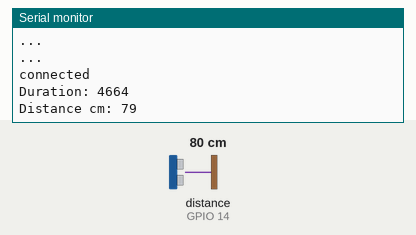
This sketch was run on a simulated ESP32. On the bench: the last lines printed to the serial monitor. Wiring (inferred from the names in the program): ultrasonic range finder: trigger GPIO 15; echo GPIO 14. The inputs (shaded band) are chosen by the test bench; at power-on: distance to the obstacle (sensor on GPIO 14) 80 cm. The echo pulse lasts 58.3 µs per cm; WiFi joins after 1.5 s; servers stay silent unless stated; uploads are accepted with an empty reply.

Above: at 2.7 s.
2.8 s: distance to the obstacle (sensor on GPIO 14) set to 2 cm
At 2.8 s:
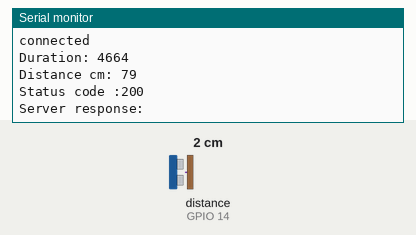
7.1 s: distance to the obstacle (sensor on GPIO 14) set to 4 cm
At 9.9 s:
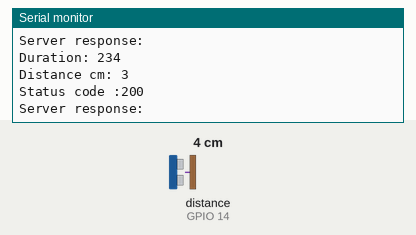
Timing chart, 0 to 11.4 s (numbered marks = the images above; inputs shaded):
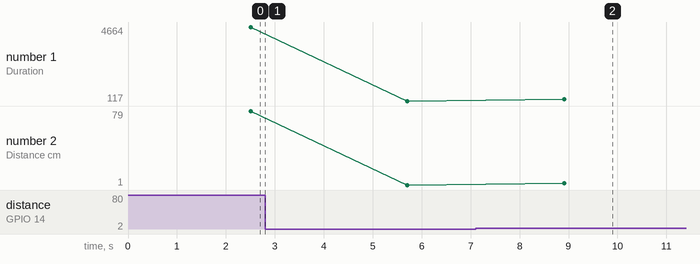

Measured:
- after the input at 7.1 s, the serial monitor: prints a new line after 1.8 s (image 2)
- plotted number 1: 4664 → 117 after the input at 2.8 s, 117 → 234 after the input at 7.1 s
- plotted number 2: 79 → 1 after the input at 2.8 s, 1 → 3 after the input at 7.1 s

The sketch:

ultrasonic.ino
```cpp
#include <WiFi.h>
#include <HTTPClient.h>

// defines pins numbers
#define trigPin 15
#define echoPin 14

// defines varia      bles
long duration;
int distance;

void setup() {

  Serial.begin(115200);
  Serial.println("\n... Starting ESP32 ...");

  pinMode(trigPin, OUTPUT); // Sets the trigPin as an Output
  pinMode(echoPin, INPUT); // Sets the echoPin as an Input

  WiFi.begin("Cisco", "HHSSg103g103");
  while (WiFi.status() != WL_CONNECTED) {
    delay(500);
    Serial.println("...");
  }

  Serial.println("connected");
}

void loop() {
  delay(1000);
  // Clears the trigPin
  digitalWrite(trigPin, LOW);

  delayMicroseconds(5);

  // Sets the trigPin on HIGH state for 10 micro seconds
  digitalWrite(trigPin, HIGH);

  delayMicroseconds(10);

  digitalWrite(trigPin, LOW);

  // Reads the echoPin, returns the sound wave travel time in microseconds
  duration = pulseIn(echoPin, HIGH);

  Serial.print("Duration: ");
  Serial.println(duration);

  // Calculating the distance
  distance = duration * 0.034 / 2;

  // Prints the distance on the Serial Monitor
  Serial.print("Distance cm: ");
  Serial.println(distance);

  //Sending data to server

  if (WiFi.status() == WL_CONNECTED) { //Check WiFi connection status

    HTTPClient http;

    http.begin("https://trash-recycling.herokuapp.com/dustbinlevel");  //Specify destination for HTTP request

    //    http.begin("http://192.168.43.192:5000/dustbinlevel");  //Specify destination for HTTP request

    //    http.addHeader("Content-Type", "text/plain");             //Specify content-type header
    //   int httpResponseCode = http.POST("request body in text formate");   //Send the actual POST request

    http.addHeader("Content-Type", "application/json");             //Specify content-type header

    String Sdistance = String(distance);
    int httpResponseCode = http.POST("{ \"dustbinId\" :  \"614b86b4c70fcb41a5b7eca8\" , \"dustbinLevel\" : " + Sdistance + " ,  \"unit\" : \"cm\" }"); //Send the actual POST request

    if (httpResponseCode > 0) {

      String response = http.getString(); //Get the response to the request

      Serial.print("Status code :");      //Server status response code
      Serial.println(httpResponseCode);   //Print return code
      Serial.print("Server response:");   //Server response
      Serial.println(response);           //Print request answer

    } else {
      Serial.println("Error on sending POST: ");
      Serial.println(httpResponseCode);
    }
    http.end();  //Free resources

  } else {
    Serial.println("Error in WiFi connection");
  }

  delay(2000);  //Send a request every 5 seconds

}
```
